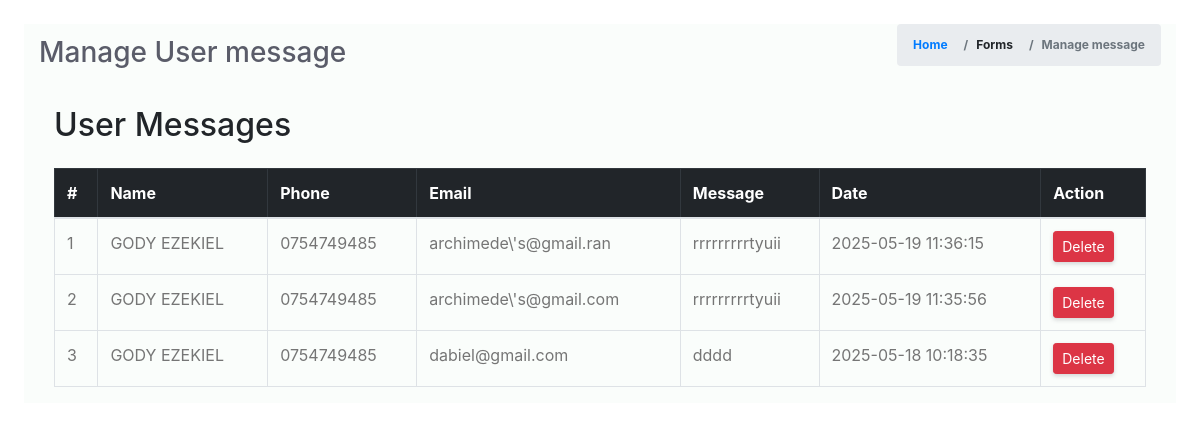
The app's page /staff/messages.php (signed in) with its own data.
### tables this page shows
CREATE TABLE `messages` (
  `id` int(11) NOT NULL,
  `name` varchar(100) NOT NULL,
  `phone` varchar(20) DEFAULT NULL,
  `email` varchar(100) NOT NULL,
  `content` text NOT NULL,
  `created_at` timestamp NOT NULL DEFAULT current_timestamp()
);

### staff/messages.php (the view, shortened to what this page needs)
<?php
include '../includes/db_connection.php';
$result = mysqli_query($conn, "SELECT * FROM messages ORDER BY created_at DESC");
?>
<!DOCTYPE html>
<html lang="en">
<head>
    <link href="vendor/fontawesome-free/css/all.min.css" rel="stylesheet" type="text/css">
    <link href="vendor/bootstrap/css/bootstrap.min.css" rel="stylesheet" type="text/css">
    <link href="css/ruang-admin.min.css" rel="stylesheet">
    <link href="css/bootstrap.css" rel="stylesheet">
</head>
<body id="page-top">
    <div id="wrapper">
        <div id="content-wrapper" class="d-flex flex-column">
            <div id="content">
                <div class="container-fluid" id="container-wrapper">
                    <div class="d-sm-flex align-items-center justify-content-between mb-4">
                        <h1 class="h3 mb-0 text-gray-800">Manage User message</h1>
                        <ol class="breadcrumb">
                            <li class="breadcrumb-item"><a href="dashboard.php">Home</a></li>
                            <li class="breadcrumb-item">Forms</li>
                            <li class="breadcrumb-item active" aria-current="page">Manage message</li>
                        </ol>
                    </div>
                    <body class="p-4">
                        <div class="container">
                            <h2 class="mb-4">User Messages</h2>
                            <?php if (mysqli_num_rows($result) > 0): ?>
                                <table class="table table-bordered table-hover align-middle">
                                    <thead class="table-dark">
                                        <tr>
                                            <th>#</th>
                                            <th>Name</th>
                                            <th>Phone</th>
                                            <th>Email</th>
                                            <th>Message</th>
                                            <th>Date</th>
                                            <th>Action</th>
                                        </tr>
                                    </thead>
                                    <tbody>
                                        <?php $i = 1;
                                        while ($row = mysqli_fetch_assoc($result)): ?>
                                            <tr>
                                                <td><?= $i++ ?></td>
                                                <td><?= htmlspecialchars($row['name']) ?></td>
                                                <td><?= htmlspecialchars($row['phone']) ?></td>
                                                <td><?= htmlspecialchars($row['email']) ?></td>
                                                <td><?= nl2br(htmlspecialchars($row['content'])) ?></td>
                                                <td><?= $row['created_at'] ?></td>
                                                <td>
                                                    <a href="delete_message.php?id=<?= $row['id'] ?>"
                                                        class="btn btn-sm btn-danger"
                                                        onclick="return confirm('Are you sure you want to delete this message?');">
                                                        Delete
                                                    </a>
                                                </td>
                                            </tr>
                                        <?php endwhile; ?>
                                    </tbody>
                                </table>
                            <?php else: ?>
                                <div class="alert alert-info">No messages found.</div>
                            <?php endif; ?>
                        </div>
                </div>
            </div>
        </div>
    </div>
</body>

### records on screen
messages: name "GODY EZEKIEL", phone "0754749485", email "archimede\\'s@gmail.ran", content "rrrrrrrrrtyuii", created_at "2025-05-19 11:36:15"
messages: name "GODY EZEKIEL", phone "0754749485", email "archimede\\'s@gmail.com", content "rrrrrrrrrtyuii", created_at "2025-05-19 11:35:56"
messages: name "GODY EZEKIEL", phone "0754749485", email "dabiel@gmail.com", content "dddd", created_at "2025-05-18 10:18:35"
